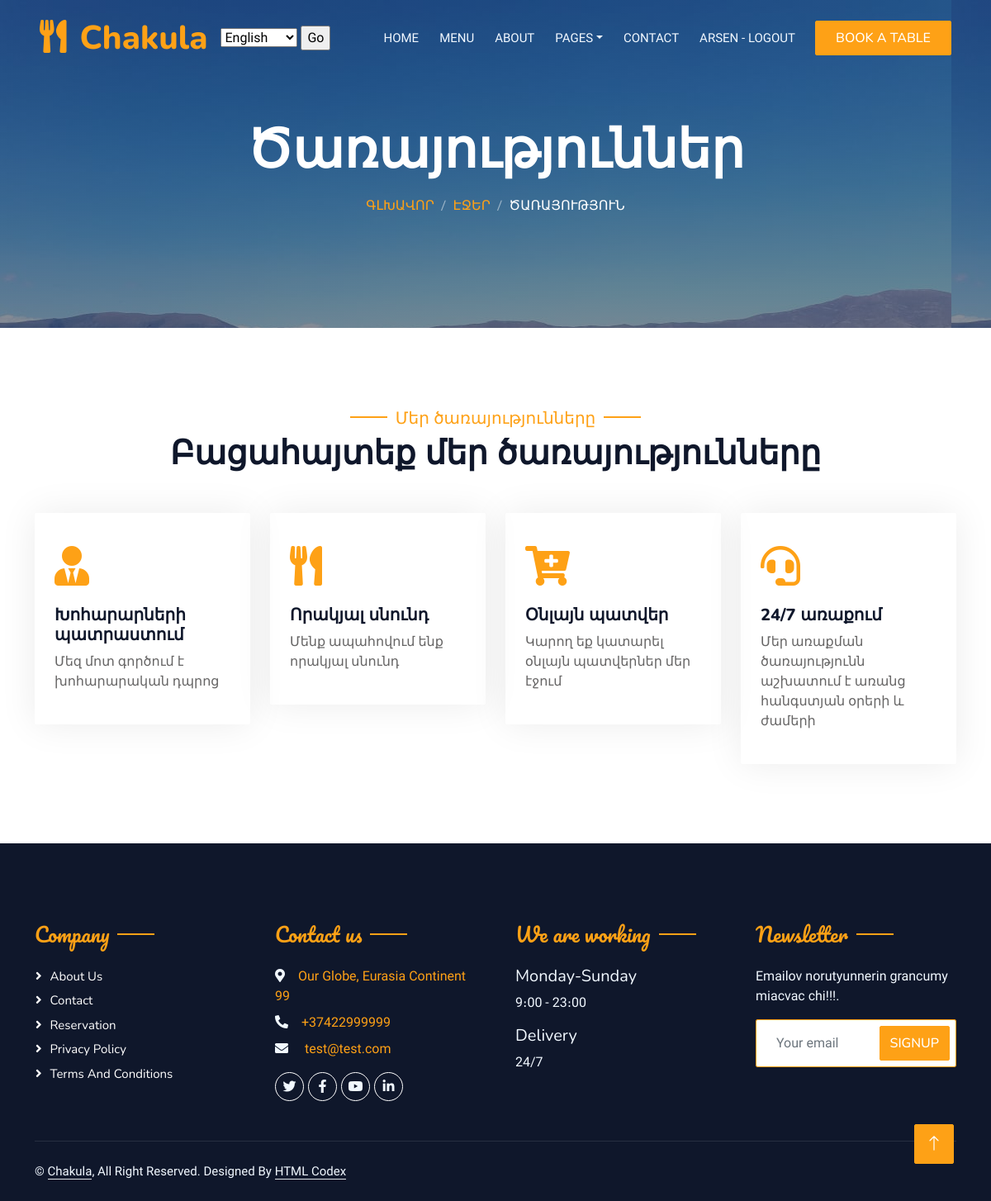
The page /service/ (signed in) on the database its author committed.
### main/models.py (models this page shows, shortened)
class Header_Titles(models.Model):
    title = models.CharField('Page title', max_length=60)
    page_name = models.CharField('Page name', max_length=60)
    block_name1 = models.CharField('Block name home', max_length=60)
    block_name2 = models.CharField('Block name about', max_length=60)
    block_name3 = models.CharField('Block name service', max_length=60)
    block_name4 = models.CharField('Block name menu', max_length=60)
    block_name5 = models.CharField('Block name pages', max_length=60)
    block_name6 = models.CharField('Block name booking', max_length=60)
    block_name7 = models.CharField('Block name team', max_length=60)
    block_name8 = models.CharField('Block name review', max_length=60)
    block_name9 = models.CharField('Block name contact', max_length=60)
    block_name10 = models.CharField('Block name logout', max_length=60)
    block_name11 = models.CharField('Block name login', max_length=60)
    block_name12 = models.CharField('Block name signup', max_length=60)
    block_name13 = models.CharField('Block name book a table', max_length=60)
    class Meta:
        verbose_name = 'Header_Titles'
        verbose_name_plural = 'Header_Titles'

class Bg_img(models.Model):
    bg_img = models.ImageField('BG Image', upload_to='bg_images')
    video_img = models.ImageField('Video Image', upload_to='bg_images')
    class Meta:
        verbose_name = 'Bg_img'
        verbose_name_plural = 'Bg_img'

class Service_Titles(models.Model):
    title = models.CharField('Title', max_length=60)
    home = models.CharField('Home', max_length=60)
    pages = models.CharField('Pages', max_length=60)
    service = models.CharField('Service', max_length=60)
    subtitle = models.CharField('Subtitle', max_length=60)
    subtitle_text = models.CharField('Subtitle text', max_length=60)
    class Meta:
        verbose_name = 'Service_Titles'
        verbose_name_plural = 'Service_Titles'

class Our_services(models.Model):
    title = models.CharField('Title', max_length=60)
    fa_name = models.CharField('Fa icon name', max_length=50)
    text = models.TextField('Text 1')
    delay = models.FloatField('Show Delay seconds', default=0.1)
    class Meta:
        verbose_name = 'Our_services'
        verbose_name_plural = 'Our_services'

class Footer_Company(models.Model):
    title = models.CharField('Block title', max_length=60)
    about = models.CharField('About name', max_length=60)
    contact = models.CharField('Contact name', max_length=60)
    reserv = models.CharField('Reservation name', max_length=60)
    privacy = models.CharField('Privacy name', max_length=60)
    terms = models.CharField('Terms name', max_length=60)
    class Meta:
        verbose_name = 'Footer_Company'
        verbose_name_plural = 'Footer_Company'

class Contact_Adress(models.Model):
    title = models.CharField('Block title', max_length=60)
    adress_link = models.URLField('Adress link')
    adress = models.CharField('Adress', max_length=100)
    phone = models.CharField('Phone number', max_length=60)
    email = models.EmailField('email')
    social_name1 = models.CharField('Social name 1', max_length=50)
    social_link1 = models.URLField('Link 1')
    social_name2 = models.CharField('Social name 2', max_length=50)
    social_link2 = models.URLField('Link 2')
    social_name3 = models.CharField('Social name 3', max_length=50)
    social_link3 = models.URLField('Link 3')
    social_name4 = models.CharField('Social name 4', max_length=50)
    social_link4 = models.URLField('Link 4')
    class Meta:
        verbose_name = 'Contact_Adress'
        verbose_name_plural = 'Contact_Adress'

class Footer_Opening(models.Model):
    title = models.CharField('Block title', max_length=60)
    work_day = models.CharField('Working days', max_length=60)
    work_hours = models.CharField('Working hours', max_length=60)
    delivery = models.CharField('Delivery', max_length=60)
    delivery_hours = models.CharField('Delivery hours', max_length=60)
    class Meta:
        verbose_name = 'Footer_Opening'
        verbose_name_plural = 'Footer_Opening'

### main/views.py (the view)
# urls.py: path('service/', views.service, name='service'),
def service(request):
	title = Service_Titles.objects.all()[0]
	our_services = Our_services.objects.all()
	footer_company = Footer_Company.objects.all()[0]
	contact_adress = Contact_Adress.objects.all()[0]
	opening = Footer_Opening.objects.all()[0]
	header_titles = Header_Titles.objects.all()[0]
	bg_img = Bg_img.objects.all()[0]
	return render(request,'main/service.html', context={
	'act':'service',
	'title':title,
	'our_services':our_services,
	'footer_company':footer_company,
	'contact_adress':contact_adress,
	'opening':opening,
	'header_titles':header_titles,
	'bg_img':bg_img,
	})

### main/templates/main/service.html
{% extends 'main/base.html' %}
{% block body %}
            <div class="container-xxl py-5 bg-dark hero-header mb-5" style="background: linear-gradient(rgba(15, 23, 43, .5), rgba(15, 23, 43, .5)), url('{{ bg_img.bg_img.url }}');">
                <div class="container text-center my-5 pt-5 pb-4">
                    <h1 class="display-3 text-white mb-3 animated slideInDown">{{ title.title }}</h1>
                    <nav aria-label="breadcrumb">
                        <ol class="breadcrumb justify-content-center text-uppercase">
                            <li class="breadcrumb-item"><a href="{% url 'index' %}">{{ title.home }}</a></li>
                            <li class="breadcrumb-item"><a href="#">{{ title.pages }}</a></li>
                            <li class="breadcrumb-item text-white active" aria-current="page">{{ title.service }}</li>
                        </ol>
                    </nav>
                </div>
            </div>
        </div>
        <div class="container-xxl py-5">
            <div class="container">
                <div class="text-center wow fadeInUp" data-wow-delay="0.1s">
                    <h5 class="section-title ff-secondary text-center text-primary fw-normal">{{ title.subtitle }}</h5>
                    <h1 class="mb-5">{{ title.subtitle_text }}</h1>
                </div>
                <div class="row g-4">
                    {% for i in our_services %}
                    <div class="col-lg-3 col-sm-6 wow fadeInUp" data-wow-delay="{{ i.delay }}s">
                        <div class="service-item rounded pt-3">
                            <div class="p-4">
                                <i class="fa fa-3x fa-{{ i.fa_name }} text-primary mb-4"></i>
                                <h5>{{ i.title }}</h5>
                                <p>{{ i.text }}</p>
                            </div>
                        </div>
                    </div>
                    {% endfor %}
                </div>
            </div>
        </div>
{% endblock %}

### main/templates/main/base.html (shortened to what this page needs)
{% load i18n %}
{% load static %}
<!DOCTYPE html>
<html lang="en">
<head>
    <link href="https://cdnjs.cloudflare.com/ajax/libs/font-awesome/5.10.0/css/all.min.css" rel="stylesheet">
    <link href="https://cdn.jsdelivr.net/npm/bootstrap-icons@1.4.1/font/bootstrap-icons.css" rel="stylesheet">
    <link href="{% static 'lib/animate/animate.min.css' %}" rel="stylesheet">
    <link href="{% static 'lib/owlcarousel/assets/owl.carousel.min.css' %}" rel="stylesheet">
    <link href="{% static 'lib/tempusdominus/css/tempusdominus-bootstrap-4.min.css' %}" rel="stylesheet" />
    <link href="{% static 'css/bootstrap.min.css' %}" rel="stylesheet">
    <link href="{% static 'css/style.css' %}" rel="stylesheet">
</head>
<body>
    <div class="container-xxl bg-white p-0">
        <div class="container-xxl position-relative p-0">
            <nav class="navbar navbar-expand-lg navbar-dark bg-dark px-4 px-lg-5 py-3 py-lg-0">
                <a href="{% url 'index' %}" class="navbar-brand p-0">
                    <h1 class="text-primary m-0"><i class="fa fa-utensils me-3"></i>{{ header_titles.page_name }}</h1>
                </a>
                <form action="{% url 'set_language' %}" method="post">
                    <select name="language">
                        {% get_current_language as LANGUAGE_CODE %}
                        {% get_available_languages as LANGUAGES %}
                        {% get_language_info_list for LANGUAGES as languages %}{% for language in languages %}
                    <option value="{{ language.code }}"{% if language.code == LANGUAGE_CODE %}
                    selected{% endif %}>
                        {{ language.name_local }}
                    </option>
                        {% endfor %}
                    </select>
                    <input type="submit" value="Go">
                </form>
                <div class="collapse navbar-collapse" id="navbarCollapse">
                    <div class="navbar-nav ms-auto py-0 pe-4">
                        <a href="{% url 'index' %}" class="nav-item nav-link {% if act == 'index' %}active{% endif %}">{{ header_titles.block_name1 }}</a>
                        <a href="{% url 'menu' %}" class="nav-item nav-link {% if act == 'menu' %}active{% endif %}">{{ header_titles.block_name4 }}</a>
                        <a href="{% url 'about' %}" class="nav-item nav-link {% if act == 'about' %}active{% endif %}">{{ header_titles.block_name2 }}</a>
                        <div class="nav-item dropdown">
                            <a href="#" class="nav-link dropdown-toggle {% if act == 'booking'%}active{% endif %}" data-bs-toggle="dropdown">{{ header_titles.block_name5 }}</a>
                        </div>
                        <a href="{% url 'contact' %}" class="nav-item nav-link {% if act == 'contact' %}active{% endif %}">{{ header_titles.block_name9 }}</a>
                        {% if user.is_authenticated %}
                        <a href="{% url 'logout' %}" class="nav-item nav-link {% if act == 'logout' %}active{% endif %}">{{ user.username }} - {{ header_titles.block_name10 }}</a>
                        {% else %}
                        <a href="{% url 'login' %}" class="nav-item nav-link {% if act == 'login_request' %}active{% endif %}">{{ header_titles.block_name11 }}</a>
                        <a href="{% url 'register' %}" class="nav-item nav-link {% if act == 'register_request' %}active{% endif %}">{{ header_titles.block_name12 }}</a>
                        {% endif %}
                    </div>
                    <a href="{% url 'booking' %}" class="btn btn-primary py-2 px-4">{{ header_titles.block_name13 }}</a>
                </div>
            </nav>
            {% block body %}{% endblock %}
        <div class="container-fluid bg-dark text-light footer pt-5 mt-5 wow fadeIn" data-wow-delay="0.1s">
            <div class="container py-5">
                <div class="row g-5">
                    <div class="col-lg-3 col-md-6">
                        <h4 class="section-title ff-secondary text-start text-primary fw-normal mb-4">{{ footer_company.title }}</h4>
                        <a class="btn btn-link" href="{% url 'about' %}">{{ footer_company.about }}</a>
                        <a class="btn btn-link" href="{% url 'contact' %}">{{ footer_company.contact }}</a>
                        <a class="btn btn-link" href="{% url 'booking' %}">{{ footer_company.reserv }}</a>
                        <a class="btn btn-link" href="">{{ footer_company.privacy }}</a>
                        <a class="btn btn-link" href="">{{ footer_company.terms }}</a>
                    </div>
                    <div class="col-lg-3 col-md-6">
                        <h4 class="section-title ff-secondary text-start text-primary fw-normal mb-4">{{ contact_adress.title }}</h4>
                        <p class="mb-2"><i class="fa fa-map-marker-alt me-3"></i><a href="{{ contact_adress.adress_link }}">{{ contact_adress.adress }}</p></a>
                        <p class="mb-2"><i class="fa fa-phone-alt me-3"></i><a href="tel:{{ contact_adress.phone }}">{{ contact_adress.phone }}</p></a>
                        <p class="mb-2"><i class="fa fa-envelope me-3"></i><a href="mailto:{{ contact_adress.email }}"> {{ contact_adress.email }}</a>
                        <div class="d-flex pt-2">
                            <a class="btn btn-outline-dark btn-social" href="{{ contact_adress.social_link1 }}"><i class="fab fa-{{ contact_adress.social_name1 }}"></i></a>
                            <a class="btn btn-outline-dark btn-social" href="{{ contact_adress.social_link2 }}"><i class="fab fa-{{ contact_adress.social_name2 }}"></i></a>
                            <a class="btn btn-outline-dark btn-social" href="{{ contact_adress.social_link3 }}"><i class="fab fa-{{ contact_adress.social_name3 }}"></i></a>
                            <a class="btn btn-outline-dark btn-social" href="{{ contact_adress.social_link4 }}"><i class="fab fa-{{ contact_adress.social_name4 }}"></i></a>
                    </div>
                    </div>
                    <div class="col-lg-3 col-md-6">
                        <h4 class="section-title ff-secondary text-start text-primary fw-normal mb-4">{{ opening.title }}</h4>
                        <h5 class="text-light fw-normal">{{ opening.work_day }}</h5>
                        <p>{{ opening.work_hours }}</p>
                        <h5 class="text-light fw-normal">{{ opening.delivery }}</h5>
                        <p>{{ opening.delivery_hours }}</p>
                    </div>
                    <div class="col-lg-3 col-md-6">
                        <h4 class="section-title ff-secondary text-start text-primary fw-normal mb-4">Newsletter</h4>
                        <p>Emailov norutyunnerin grancumy miacvac chi!!!.</p>
                        <div class="position-relative mx-auto" style="max-width: 400px;">
                            <input class="form-control border-primary w-100 py-3 ps-4 pe-5" type="text" placeholder="Your email">
                            <button type="button" class="btn btn-primary py-2 position-absolute top-0 end-0 mt-2 me-2">SignUp</button>
                        </div>
                    </div>
                </div>
            </div>
            <div class="container">
                <div class="copyright">
                    <div class="row">
                        <div class="col-md-6 text-center text-md-start mb-3 mb-md-0">
                            &copy; <a class="border-bottom" href="#">Chakula</a>, All Right Reserved.
							Designed By <a class="border-bottom" href="https://htmlcodex.com">HTML Codex</a>
                        </div>
                    </div>
                </div>
            </div>
        </div>
        <a href="#" class="btn btn-lg btn-primary btn-lg-square back-to-top"><i class="bi bi-arrow-up"></i></a>
    </div>
</body>
</html>

### rows shown on the page
Header_Titles: page_name "Chakula", block_name1 "HOME", block_name4 "MENU", block_name2 "ABOUT", block_name5 "PAGES", block_name9 "CONTACT", block_name10 "LOGOUT", block_name13 "BOOK A TABLE"
Bg_img: bg_img (picture)
Service_Titles: title "Ծառայություններ", home "ԳԼԽԱՎՈՐ", pages "ԷՋԵՐ", service "ԾԱՌԱՅՈՒԹՅՈՒՆ", subtitle "Մեր ծառայությունները", subtitle_text "Բացահայտեք մեր ծառայությունները"
Our_services: title "Խոհարարների պատրաստում", text "Մեզ մոտ գործում է խոհարարական դպրոց"
Our_services: title "Որակյալ սնունդ", text "Մենք ապահովում ենք որակյալ սնունդ"
Our_services: title "Օնլայն պատվեր", text "Կարող եք կատարել օնլայն պատվերներ մեր էջում"
Our_services: title "24/7 առաքում", text "Մեր առաքման ծառայությունն աշխատում է առանց հանգստյան օրերի և ժամերի"
Footer_Company: title "Company", about "About Us", contact "Contact", reserv "Reservation", privacy "Privacy Policy", terms "Terms And Conditions"
Contact_Adress: title "Contact us", adress "Our Globe, Eurasia Continent 99", phone "+37422999999", email "test@test.com"
Footer_Opening: title "We are working", work_day "Monday-Sunday", work_hours "9։00 - 23։00", delivery "Delivery", delivery_hours "24/7"

### other values the page prints
{{ user.username }} "ARSEN"
form field language "English"
